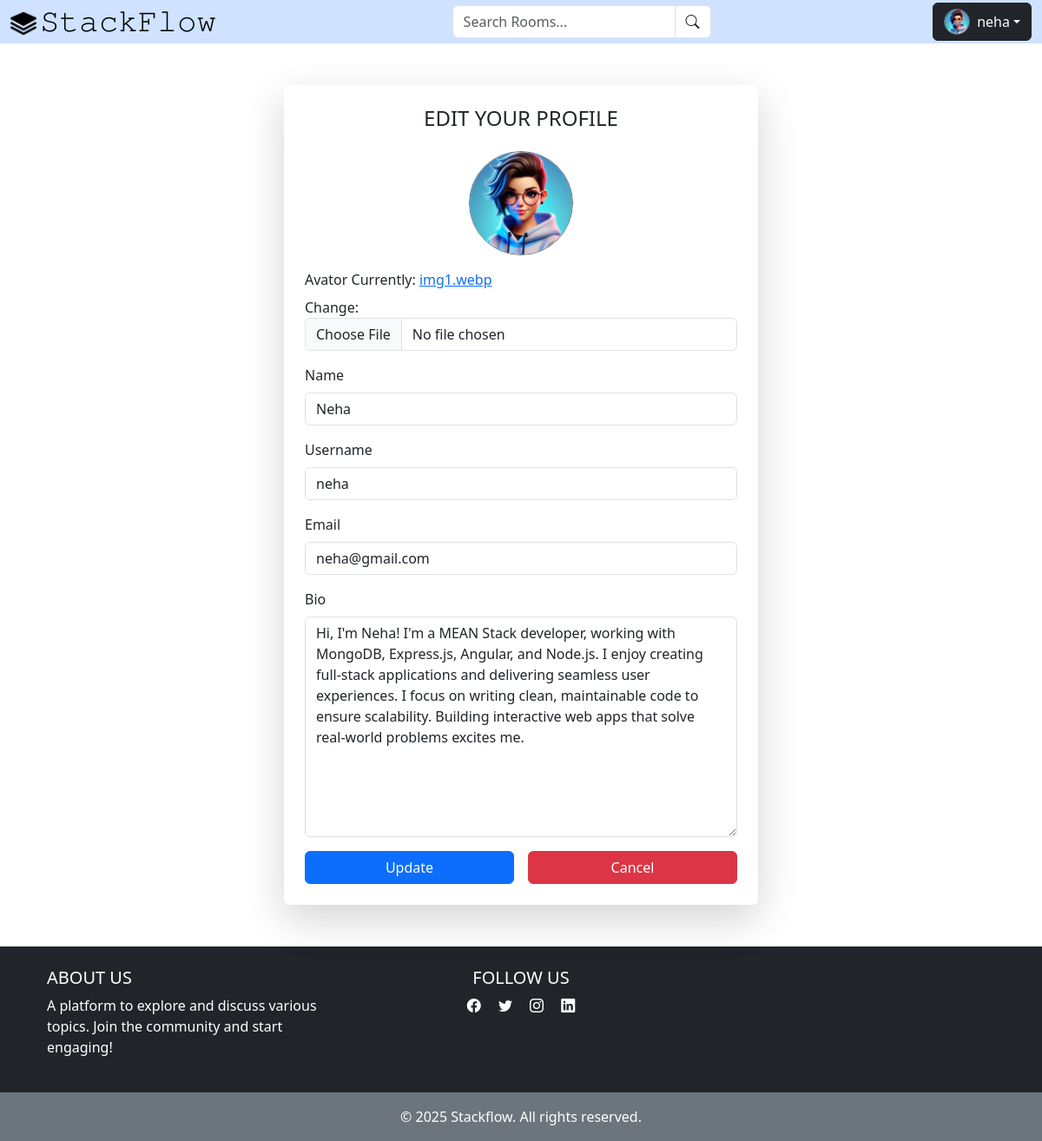
/editProfile (signed in), run on the app's committed database.
### stackflow/models.py (models this page shows)
class User(AbstractUser):
    name=models.CharField(max_length=200,null=True)
    email=models.EmailField(unique=True,null=True)
    bio=models.TextField(null=True)
    avator=models.ImageField(null=True,default="defaultUserImg.jpg")
    USERNAME_FIELD = 'email'
    REQUIRED_FIELDS = []

### stackflow/views.py (the view)
# urls.py: path('editProfile',views.editUserProfile,name='editProfile'),
@login_required(login_url='login')
def editUserProfile(request):
    user=request.user
    form=UserFrom(instance=user)
    if request.method == 'POST':
        form=UserFrom(request.POST,request.FILES,instance=user)
        if form.is_valid():
            form.save()
            return redirect('userProfile',pk=user.id)
    context={'form':form}
    return render(request,'user_profile.html',context)

### stackflow/form.py
class UserFrom(ModelForm):
    class Meta:
        model=User
        fields=['avator','name','username','email','bio']

### stackflow/templates/user_profile.html (shortened to what this page needs)
{% extends "main.html" %}
{% block content %}
{% load widget_tweaks %}
<div class="container mt-5">
    <div class="row justify-content-center">
        <div class="col-12 col-md-8 col-lg-6">
            <div class="card shadow-lg border-0 p-4">
                <h4 class="text-center mb-4">EDIT YOUR PROFILE</h4>
                <div class="text-center">
                    <img src="{{request.user.avator.url}}" class="rounded-circle border border-secondary" width="120" height="120">
                </div>
                <form method="POST" enctype="multipart/form-data" class="mt-3">
                    {% for field in form %}
                    <div class="mb-3">
                        <label class="form-label">{{field.label}}</label>
                        {{field|add_class:"form-control"}}
                    </div>
                    {% endfor %}
                    <div class="d-flex justify-content-center gap-3">
                        <button type="submit" class="btn btn-primary w-50">Update</button>
                        <a href="{% url 'home' %}" class="btn btn-danger w-50">Cancel</a>
                    </div>
                </form>
            </div>
        </div>
    </div>
</div>
{% endblock %}

### stackflow/templates/navbar.html (shortened to what this page needs)
<!DOCTYPE html>
<html lang="en">
<head>
    <link href="https://cdn.jsdelivr.net/npm/bootstrap@5.3.3/dist/css/bootstrap.min.css" rel="stylesheet">
    <link rel="stylesheet" href="https://cdn.jsdelivr.net/npm/bootstrap-icons/font/bootstrap-icons.css">
</head>
<body>
    <nav class="navbar navbar-expand-lg bg-body-tertiary fs-5 p-0">
        <div class="container-fluid bg-primary-subtle">
            <div class="">
                <img src="/static/images/logo.png" alt="" class="mb-2" width="30" height="30"><a class="navbar-brand fs-2 ms-1" href="{% url 'home' %}" >𝚂𝚝𝚊𝚌𝚔𝙵𝚕𝚘𝚠</a>
            </div>
            <div class="collapse navbar-collapse" id="navbarSupportedContent">
                <div class="d-flex flex-grow-1 justify-content-center w-100">
                    <form method="GET" action="{% url 'home' %}" class="d-flex" name="search">
                        <div class="input-group">
                            <input class="form-control shadow-none" type="text" name="q" placeholder="Search Rooms..." aria-label="Search">
                            <button class="btn bg-white border" type="submit">
                            <i class="bi bi-search"></i></button>
                        </div>
                    </form>
                </div>
                <div class="d-flex flex-grow-1 justify-content-end align-items-center gap-3">
                    {% if request.user.is_authenticated %}
                    <div class="dropdown">
                        <button class="btn btn-dark dropdown-toggle d-flex align-items-center"
                            type="button" id="dropdownMenuButton"
                            data-bs-toggle="dropdown" aria-expanded="false">
                            <img src="{{ request.user.avator.url }}"
                                class="rounded-circle border border-secondary me-2"
                                width="30" height="30">
                            {{ request.user.username }}
                        </button>
                    </div>
                    {% else %}
                    <a href="{% url 'login' %}" class="text-decoration-none text-danger d-flex align-items-center">
                        <i class="bi bi-person-fill-exclamation me-1"></i> Login
                    </a>
                    {% endif %}
                </div>
            </div>
        </div>
    </nav>
</body>
</html>

### data on the page
User: user.avator (picture), user.username "neha", form "Neha" "neha" "neha@gmail.com" "Hi, I'm Neha! I'm a MEAN Stack developer, working with MongoDB, Express.js, Angular, and Node.js. I enjoy creating full-stack applications and delivering seamless user experiences. I focus on writing clean, maintainable code to ensure scalability. Building interactive web apps that solve real-world problems excites me."

### other printed values
{{ field.label }} "Avator" "Name" "Username" "Email" "Bio"
{{ 2025 }} "2025"
